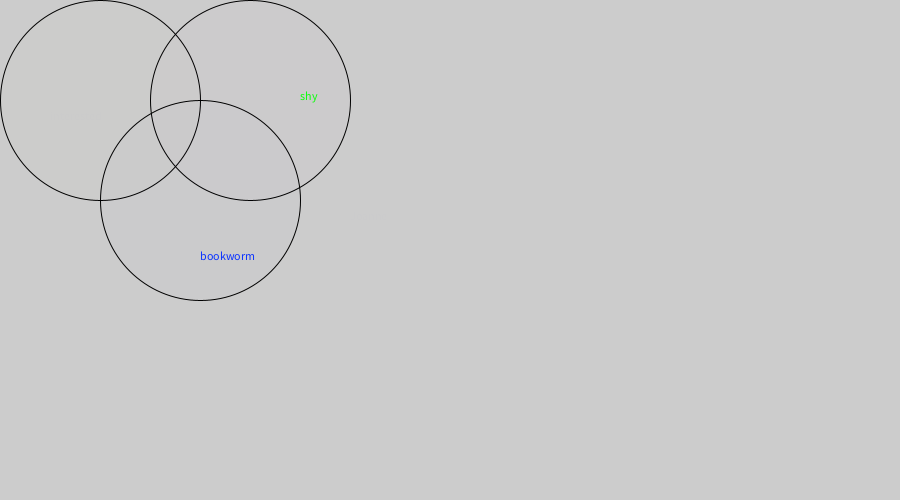
Frame 1 (no input)
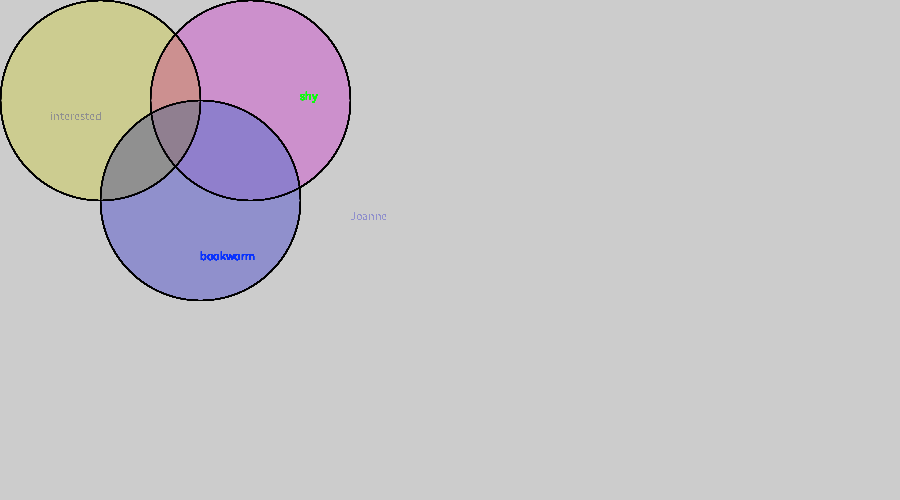
Frame 60 (the mouse pressed at the canvas centre just before this capture)
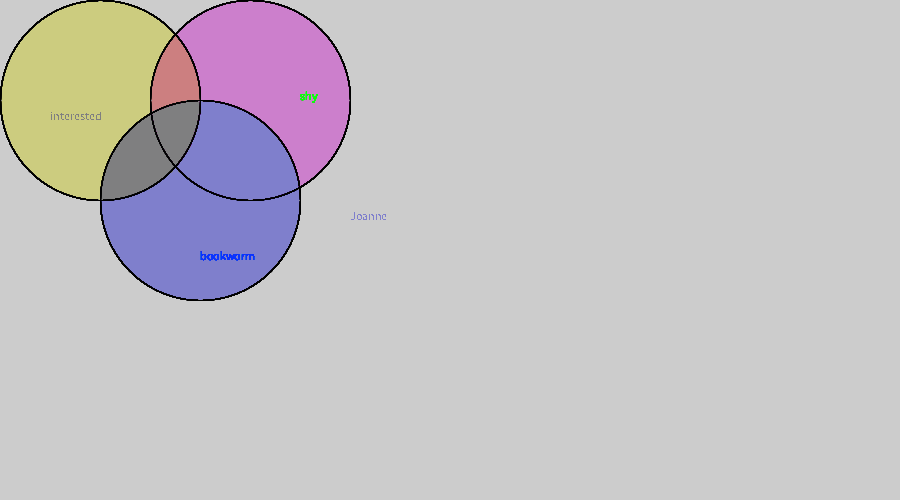
Frame 120 (the mouse held since frame 60 and released just before this capture)

The Processing sketch that drew these frames (run headless with seeded random() and noise(); from frame 60 on, the mouse is pressed at the canvas centre):

// Processing sketch: sketch_160904b
// ── sketch_160904b.pde
void setup(){
  size(900, 500);
}
void draw(){
  
 fill(200, 300, 100, 1);
  ellipse(100, 100, 200, 200);
 fill(450, 100, 250, 1);
 ellipse(250, 100, 200, 200);
  fill(100, 50, 300, 1);
  ellipse(200, 200, 200, 200);
  text("interested", 50, 120);
  text("Joanne", 350, 220);
  fill(10, 300, 10);
  text("shy", 300, 100);
  fill(10, 50, 600);
  text("bookworm", 200, 260);
}
